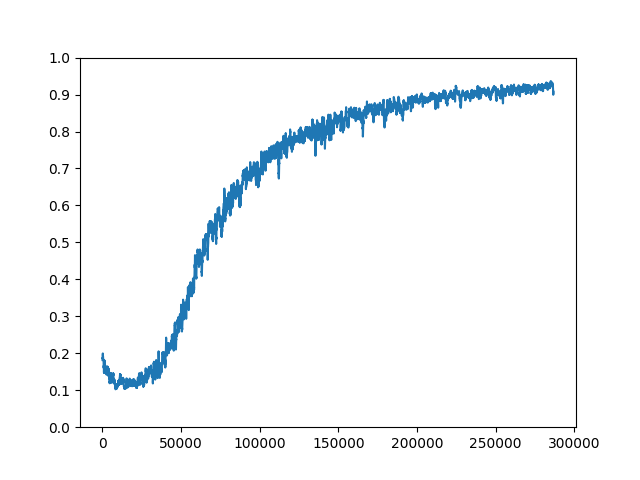

The script that saved this image:
import pickle
import matplotlib.pyplot as plt
import numpy as np

with open("results.pkl", "rb") as f:
	train_loss, train_acc, test_acc, test_loss, clients, times = pickle.load(f)

avg = []
for i in range(len(test_acc)):
	sum = 0.0
	if i+19 < len(test_acc):
		for j in range(20):
			sum = sum + test_acc[i+j]
		avg.append(sum/20.0)
		i=i+20

plt.figure()
plt.plot(times, avg)
plt.yticks(np.arange(0, 1.1, .1))
plt.savefig('plot.png')